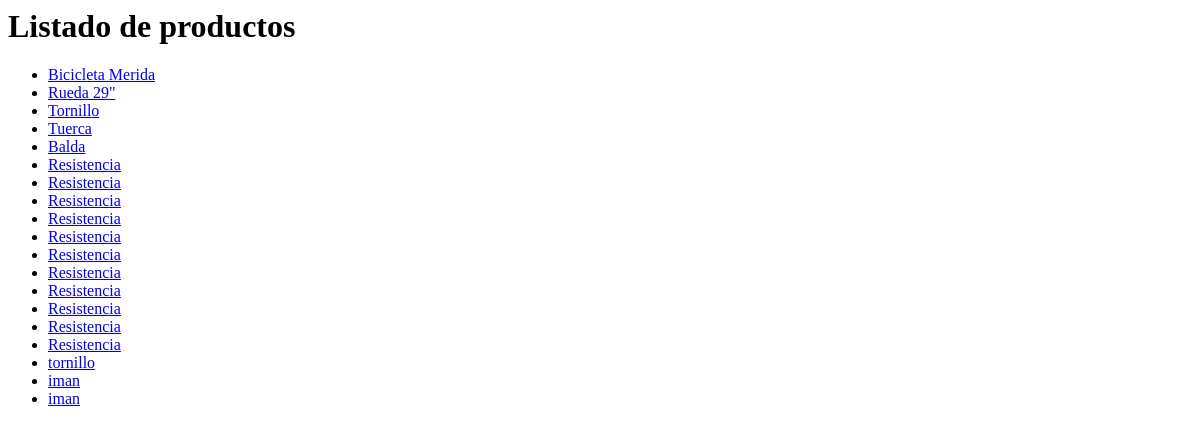
Before: /appEntrega/productos/ with the older database file.
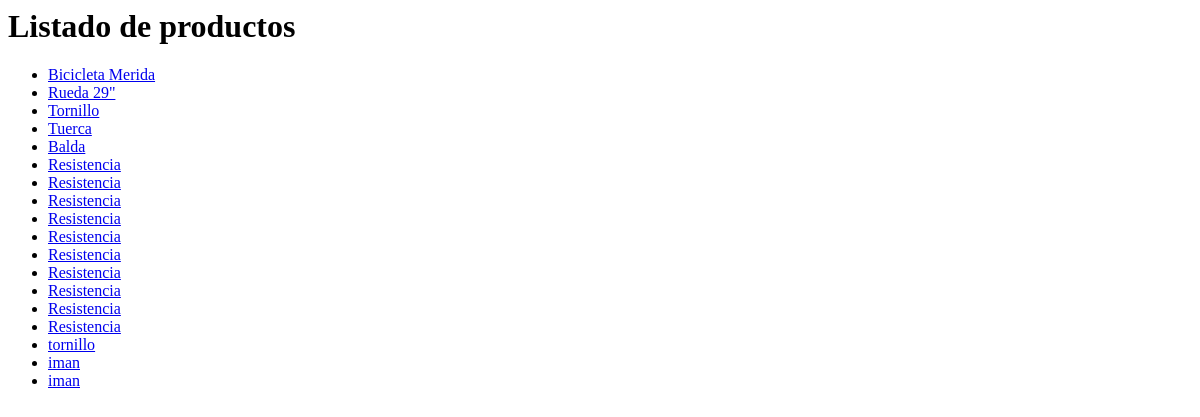
After: the same page with the newer database file.
### appEntrega/models.py (models this page shows, shortened)
class Producto(models.Model):
    producto_referencia = models.CharField(max_length=13, primary_key=True)
    producto_nombre = models.CharField(max_length=50)
    producto_descripcion = models.CharField(max_length=250)
    producto_categoria = models.CharField(max_length=50)
    producto_precio = models.DecimalField(max_digits=10, decimal_places=2, default=0)

### appEntrega/views.py (the view)
# urls.py: path('productos/', ProductoListView.as_view(), name='listaProducto'),
class ProductoListView(ListView):
    model = Producto
    template_name = 'listaProductos.html'
    context_object_name = 'lista_productos'

### appEntrega/templates/listaProductos.html
{% block content %}
    <h1> Listado de productos</h1>
    {% if lista_productos %}
    <ul>
        {% for producto in lista_productos %}
            <li>
                <a href="http://127.0.0.1:8000/appEntrega/productos/{{producto.pk}}">{{producto.producto_nombre}}</a>
            </li>
        {% endfor %}
    </ul>
    {% else %}
        <p>No hay productos</p>
    {% endif %}
{% endblock %}

Changed rows visible on the page:
removed Producto: producto_nombre "Resistencia"
